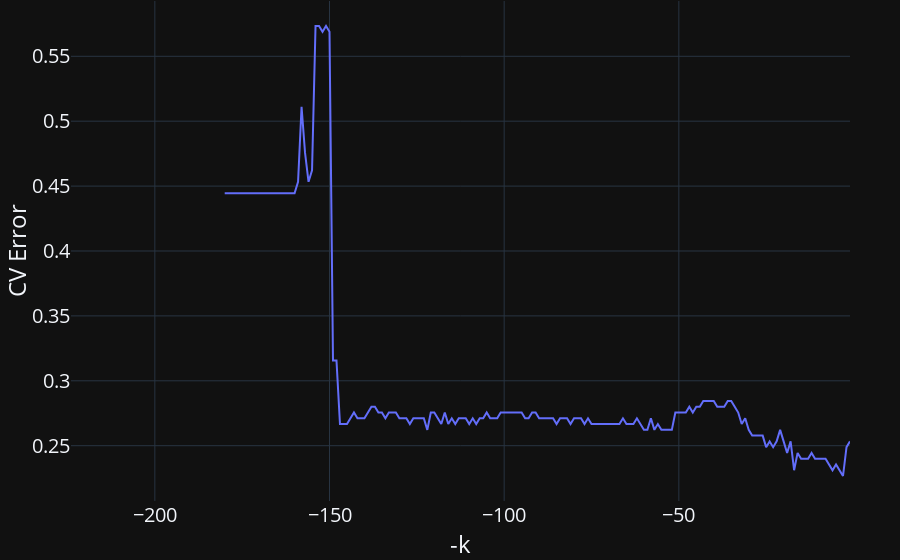

Notebook source saved alongside this figure:
### Code cell
fig = px.line(gridsearch_output, x = "-k", y = "CV Error")
standardize_figure(fig)
fig.show()
fig.write_image("images/cv_error_vs_minus_k.png")

### Figure 1 — Plotly figure (JSON) as saved in the notebook; plotly's stock layout.template omitted (floating-point values rounded to 4 significant figures; data arrays with more than 128 entries replaced by an {"elided": "..."} marker saying what was removed)
{"data": [{"hovertemplate": "-k=%{x}<br>CV Error=%{y}<extra></extra>", "legendgroup": "", "line": {"color": "#636efa", "dash": "solid"}, "marker": {"symbol": "circle"}, "mode": "lines", "name": "", "orientation": "v", "showlegend": false, "x": {"elided": "224 int values"}, "xaxis": "x", "y": {"elided": "224 float values"}, "yaxis": "y", "type": "scatter"}], "layout": {"xaxis": {"anchor": "y", "domain": [0.0, 1.0], "title": {"text": "-k"}}, "yaxis": {"anchor": "x", "domain": [0.0, 1.0], "title": {"text": "CV Error"}}, "legend": {"tracegroupgap": 0}, "margin": {"t": 1, "l": 50, "r": 50, "b": 0}, "font": {"size": 20}}}
